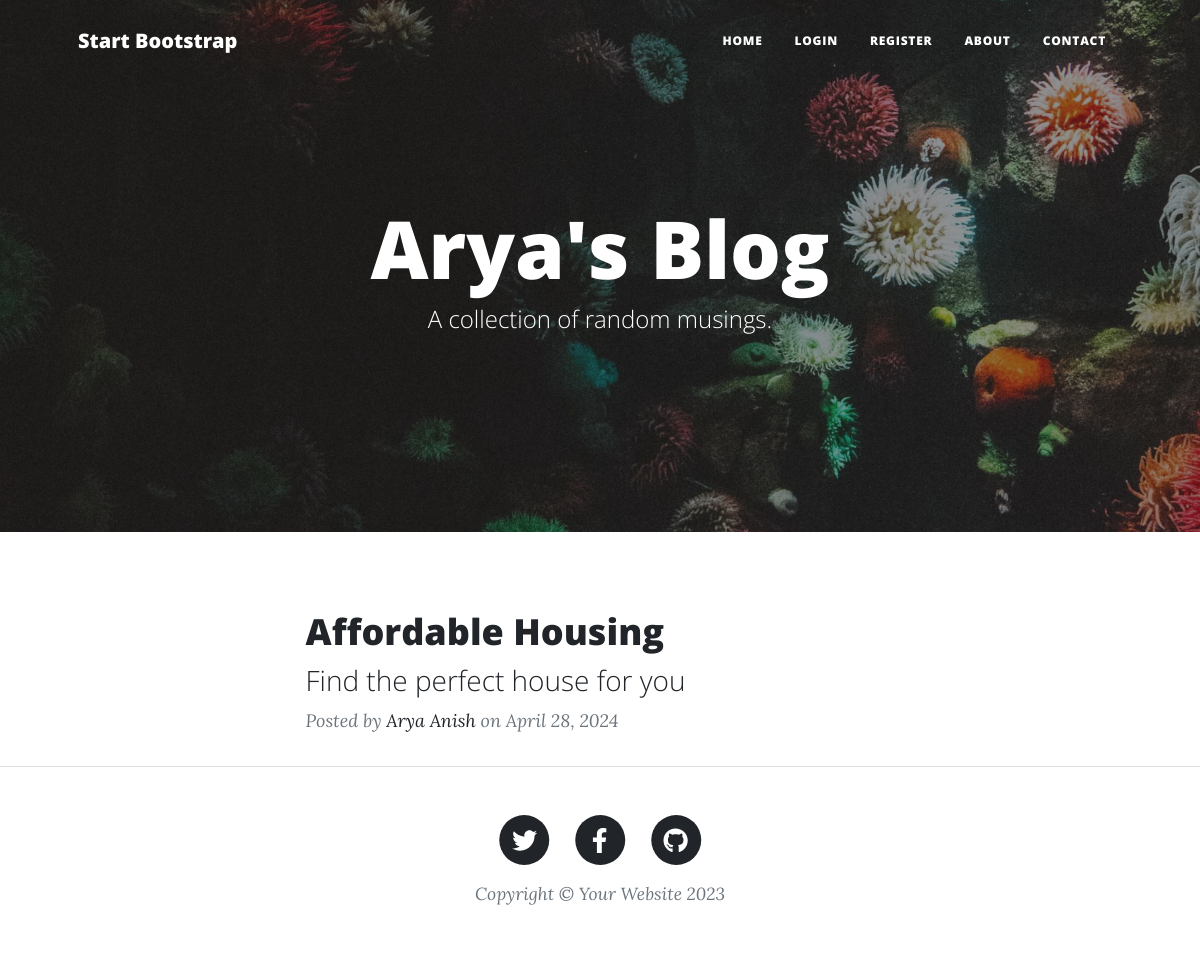
Before: / with the older database file.
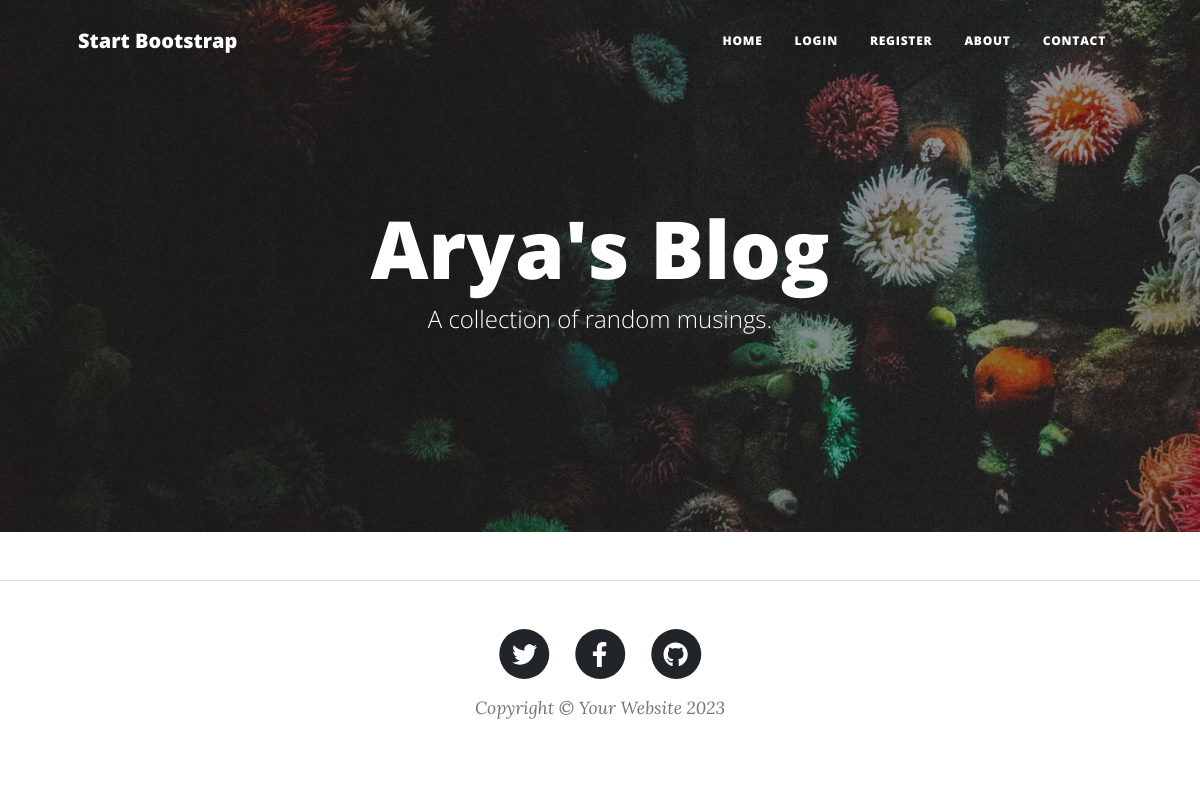
After: the same page with the newer database file.
### main.py (models this page shows)
class BlogPost(db.Model):
    __tablename__ = "blog_posts"
    id: Mapped[int] = mapped_column(Integer, primary_key=True)
    title: Mapped[str] = mapped_column(String(250), unique=True, nullable=False)
    subtitle: Mapped[str] = mapped_column(String(250), nullable=False)
    date: Mapped[str] = mapped_column(String(250), nullable=False)
    body: Mapped[str] = mapped_column(Text, nullable=False)
    img_url: Mapped[str] = mapped_column(String(250), nullable=False)
    author = relationship("User", back_populates="posts")
    author_id: Mapped[int] = mapped_column(Integer, db.ForeignKey('users.id'), nullable=False)
    comments = relationship("Comment", back_populates="parent_post")

class User(UserMixin, db.Model):
    __tablename__ = "users"
    id: Mapped[int] = mapped_column(Integer, primary_key=True)
    name: Mapped[str] = mapped_column(String, nullable=False)
    email: Mapped[str] = mapped_column(String, unique=True, nullable=False)
    password: Mapped[str] = mapped_column(String, nullable=False)
    posts = relationship("BlogPost", back_populates="author")
    comments = relationship("Comment", back_populates="comment_author")

### main.py (the view)
@app.route('/')
def get_all_posts():
    result = db.session.execute(db.select(BlogPost))
    posts = result.scalars().all()
    return render_template("index.html", all_posts=posts)

### templates/index.html (shortened to what this page needs)
{% include "header.html" %}
<header
  class="masthead"
  style="background-image: url('../static/assets/img/home-bg.jpg')"
>
  <div class="container position-relative px-4 px-lg-5">
    <div class="row gx-4 gx-lg-5 justify-content-center">
      <div class="col-md-10 col-lg-8 col-xl-7">
        <div class="site-heading">
          <h1>Arya's Blog</h1>
          <span class="subheading">A collection of random musings.</span>
        </div>
      </div>
    </div>
  </div>
</header>
<div class="container px-4 px-lg-5">
  <div class="row gx-4 gx-lg-5 justify-content-center">
    <div class="col-md-10 col-lg-8 col-xl-7">
      {% for post in all_posts %}
      <div class="post-preview">
        <a href="{{ url_for('show_post', post_id=post.id) }}">
          <h2 class="post-title">{{ post.title }}</h2>
          <h3 class="post-subtitle">{{ post.subtitle }}</h3>
        </a>
        <p class="post-meta">
          Posted by
          <a href="#">{{post.author.name}}</a>
          on {{post.date}}
        </p>
      </div>
      {% endfor %}
    </div>
  </div>
</div>
{% include "footer.html" %}

### templates/header.html (shortened to what this page needs)
<!DOCTYPE html>
<html lang="en">
  <head>
    {% block styles %}
    {{ bootstrap.load_css() }}
    <link
      href="{{ url_for('static', filename='css/styles.css') }}"
      rel="stylesheet"
    />
    {% endblock %}
  </head>
  <body>
    <nav class="navbar navbar-expand-lg navbar-light" id="mainNav">
      <div class="container px-4 px-lg-5">
        <a class="navbar-brand" href="/">Start Bootstrap</a>
        <div class="collapse navbar-collapse" id="navbarResponsive">
          <ul class="navbar-nav ms-auto py-4 py-lg-0">
            <li class="nav-item">
              <a
                class="nav-link px-lg-3 py-3 py-lg-4"
                href="{{ url_for('get_all_posts') }}"
                >Home</a
              >
            </li>
            {% if not current_user.is_authenticated %}
              <li class="nav-item">
                <a
                  class="nav-link px-lg-3 py-3 py-lg-4"
                  href="{{ url_for('login') }}"
                  >Login</a
                >
              </li>
              <li class="nav-item">
                <a
                  class="nav-link px-lg-3 py-3 py-lg-4"
                  href="{{ url_for('register') }}"
                  >Register</a
                >
              </li>
            {% endif %}
            <li class="nav-item">
              <a
                class="nav-link px-lg-3 py-3 py-lg-4"
                href="{{ url_for('about') }}"
                >About</a
              >
            </li>
            <li class="nav-item">
              <a
                class="nav-link px-lg-3 py-3 py-lg-4"
                href="{{ url_for('contact') }}"
                >Contact</a
              >
            </li>
          </ul>
        </div>
      </div>
    </nav>
  </body>
</html>

### templates/footer.html (shortened to what this page needs)
        <footer class="border-top">
          <div class="container px-4 px-lg-5">
              <div class="row gx-4 gx-lg-5 justify-content-center">
                  <div class="col-md-10 col-lg-8 col-xl-7">
                      <ul class="list-inline text-center">
                          <li class="list-inline-item">
                              <a href="#!">
                                  <span class="fa-stack fa-lg">
                                      <i class="fas fa-circle fa-stack-2x"></i>
                                      <i class="fab fa-twitter fa-stack-1x fa-inverse"></i>
                                  </span>
                              </a>
                          </li>
                          <li class="list-inline-item">
                              <a href="#!">
                                  <span class="fa-stack fa-lg">
                                      <i class="fas fa-circle fa-stack-2x"></i>
                                      <i class="fab fa-facebook-f fa-stack-1x fa-inverse"></i>
                                  </span>
                              </a>
                          </li>
                          <li class="list-inline-item">
                              <a href="#!">
                                  <span class="fa-stack fa-lg">
                                      <i class="fas fa-circle fa-stack-2x"></i>
                                      <i class="fab fa-github fa-stack-1x fa-inverse"></i>
                                  </span>
                              </a>
                          </li>
                      </ul>
                      <div class="small text-center text-muted fst-italic">Copyright &copy; Your Website 2023</div>
                  </div>
              </div>
          </div>
      </footer>
  </body>
</html>

Changed rows visible on the page:
removed BlogPost: title "Affordable Housing", subtitle "Find the perfect house for you", author.name "Arya Anish", date "April 28, 2024"
